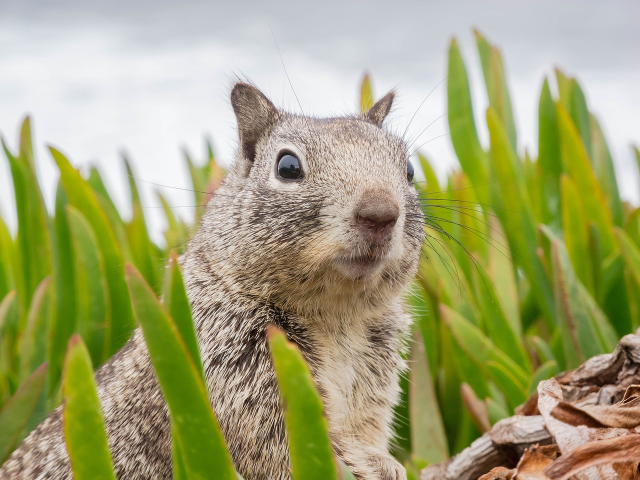
#> input picture LV6-20250228/example.png, 1280 x 960 px, found by its file name (shown at 1/2 size)
$ python zad_2.py
#> lines starting #> are read from the running program, lines starting #| are printed output that depends on the picture
from matplotlib import pyplot as plt
from skimage.transform import resize
from skimage import color
import matplotlib.image as mpimg
import numpy as np
import joblib

# ucitaj sliku
filename = '/Users/popov/Desktop/PSU_LV/LV6-20250515/example.png'

img = mpimg.imread(filename)[:,:,:3]
#> img is the input picture: shape (960, 1280, 3) float32; mean R, G, B 0.643, 0.644, 0.462
img = color.rgb2gray(img)
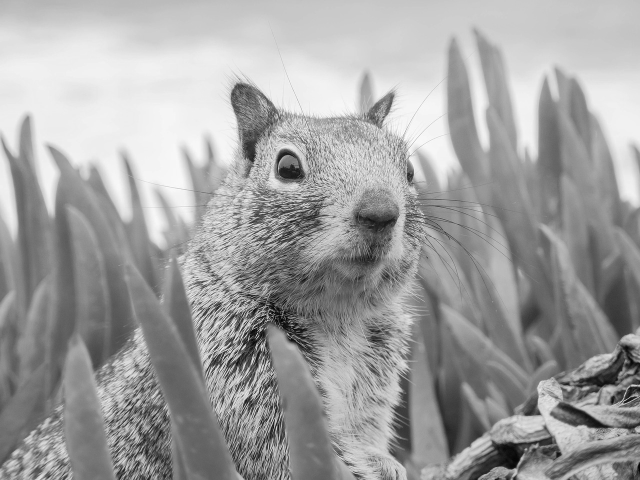
#> img: shape (960, 1280) float32 (shown at 1/2 size); min 0.00333, max 1, mean 0.631
img = resize(img, (28, 28))
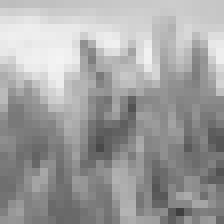
#> img: shape (28, 28) float32 (shown 8 times larger); min 0.248, max 0.957, mean 0.631

plt.figure()
plt.imshow(img, cmap=plt.get_cmap('gray'))


# TO DO: prebacite sliku u vektor odgovarajuce velicine
img = np.asarray(img)
img = np.reshape(img, (-1, 784))

# vrijednosti piksela kao float32
img = img.astype('float32')

# ucitavanje modela
filename = "NN_model.sav"
#> (the run stopped early here; a loop or call above may not have finished)
